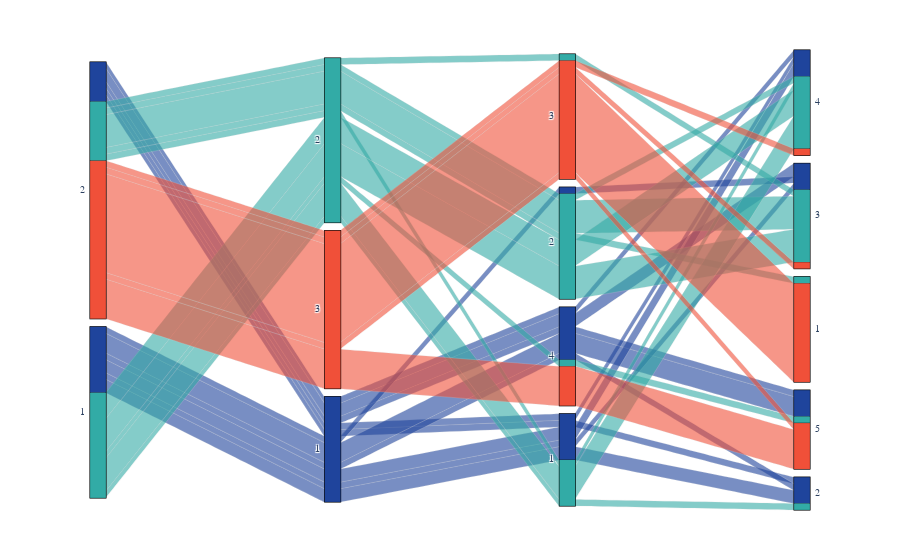

Write notebook code for a chart like this one.
### Markdown cell above
## alluvial

### Code cell
import plotly.graph_objects as go

# Step 1: Build category orders for each split (most to least frequent)
category_orders = {}
for col in [str(i) for i in range(2, N_S_max)]:
    order = typedf[col].value_counts().sort_values(ascending=False).index.astype(str).tolist()
    category_orders[col] = order

# Step 2: Build dimensions list with categoryarray set for sorting
dimensions = []
for i in range(2, N_S_max):
    col = str(i)
    dim = dict(
        label="",
        values=typedf[col].astype(str),
        categoryorder="array",
        categoryarray=category_orders[col]
    )
    dimensions.append(dim)

# Step 3: Map subtype at split 3 to color
color_map = {
    '1': "#1f449c",
    '2': "#32ABA6",
    '3': "#f05039",
}
colors = typedf['3'].astype(str).map(color_map)

# Step 4: Create alluvial plot
fig = go.Figure(data=[
    go.Parcats(
        dimensions=dimensions,
        line={'color': colors},
        hoveron='color',
        labelfont={'size': 12, 'family': 'Arial'},
        tickfont={'size': 10, 'family': 'Arial'},
        arrangement='freeform',
        bundlecolors=True,
        sortpaths='forward'
    )
])

fig.update_layout(
    title="",
    margin=dict(l=50, r=50, t=50, b=50)
)

fig.show()

### Figure 1 — Plotly figure (JSON) as saved in the notebook; plotly's stock layout.template omitted (floating-point values rounded to 4 significant figures)
{"data": [{"arrangement": "freeform", "bundlecolors": true, "dimensions": [{"categoryarray": ["2", "1"], "categoryorder": "array", "label": "", "values": ["2", "1", "1", "1", "2", "2", "2", "1", "2", "1", "2", "1", "2", "1", "2", "2", "2", "1", "1", "1", "1", "1", "1", "2", "2", "2", "2", "2", "2", "1", "1", "2", "2", "2", "2", "1", "2", "2", "2", "1", "2", "2", "1", "2", "1", "2", "1", "1", "1", "2", "2", "1", "2", "1", "1", "2", "2", "2", "2", "1", "2", "2", "2", "2", "2"]}, {"categoryarray": ["2", "3", "1"], "categoryorder": "array", "label": "", "values": ["3", "2", "2", "2", "1", "3", "3", "1", "3", "1", "2", "1", "3", "1", "1", "3", "3", "2", "2", "1", "2", "2", "2", "3", "3", "3", "3", "2", "2", "1", "2", "3", "1", "3", "3", "2", "3", "3", "1", "1", "3", "2", "2", "3", "2", "2", "2", "2", "1", "3", "3", "2", "3", "2", "1", "2", "3", "3", "2", "1", "2", "1", "3", "1", "2"]}, {"categoryarray": ["3", "2", "4", "1"], "categoryorder": "array", "label": "", "values": ["4", "1", "2", "2", "4", "3", "3", "1", "3", "4", "1", "1", "4", "1", "4", "3", "3", "2", "1", "4", "2", "2", "2", "3", "3", "3", "4", "3", "2", "4", "1", "4", "4", "3", "4", "4", "3", "3", "4", "1", "3", "2", "2", "3", "2", "2", "2", "1", "2", "3", "3", "1", "3", "1", "4", "2", "3", "4", "2", "1", "2", "1", "3", "1", "2"]}, {"categoryarray": ["4", "3", "1", "5", "2"], "categoryorder": "array", "label": "", "values": ["5", "4", "4", "3", "3", "1", "4", "3", "1", "5", "4", "4", "5", "2", "3", "1", "1", "3", "2", "5", "4", "4", "3", "1", "1", "1", "5", "3", "3", "2", "4", "5", "4", "3", "5", "5", "1", "1", "5", "4", "1", "3", "3", "1", "4", "1", "3", "4", "3", "5", "1", "4", "1", "4", "5", "3", "1", "5", "4", "2", "3", "4", "1", "2", "3"]}], "hoveron": "color", "labelfont": {"family": "Arial", "size": 12}, "line": {"color": ["#f05039", "#32ABA6", "#32ABA6", "#32ABA6", "#1f449c", "#f05039", "#f05039", "#1f449c", "#f05039", "#1f449c", "#32ABA6", "#1f449c", "#f05039", "#1f449c", "#1f449c", "#f05039", "#f05039", "#32ABA6", "#32ABA6", "#1f449c", "#32ABA6", "#32ABA6", "#32ABA6", "#f05039", "#f05039", "#f05039", "#f05039", "#32ABA6", "#32ABA6", "#1f449c", "#32ABA6", "#f05039", "#1f449c", "#f05039", "#f05039", "#32ABA6", "#f05039", "#f05039", "#1f449c", "#1f449c", "#f05039", "#32ABA6", "#32ABA6", "#f05039", "#32ABA6", "#32ABA6", "#32ABA6", "#32ABA6", "#1f449c", "#f05039", "#f05039", "#32ABA6", "#f05039", "#32ABA6", "#1f449c", "#32ABA6", "#f05039", "#f05039", "#32ABA6", "#1f449c", "#32ABA6", "#1f449c", "#f05039", "#1f449c", "#32ABA6"]}, "sortpaths": "forward", "tickfont": {"family": "Arial", "size": 10}, "type": "parcats"}], "layout": {"margin": {"b": 50, "l": 50, "r": 50, "t": 50}, "title": {"text": ""}}}
